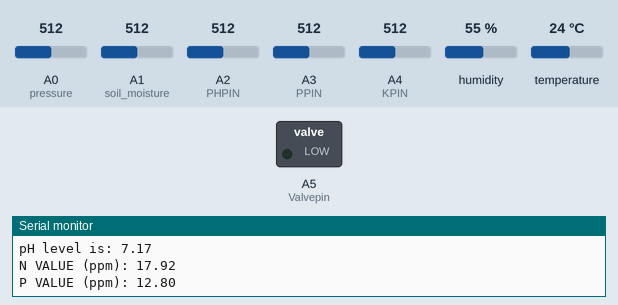
This sketch was run on a simulated Arduino Uno, built with avr-gcc and run on an emulated ATmega328P. Shown: switched loads named in the sketch (green lamp = pin HIGH), the last lines printed to the serial monitor. Inputs (shaded band) come from the test bench; at power-on: A1 (soil_moisture) = 512, A0 (pressure) = 512, A2 (PHPIN) = 512, A3 (PPIN) = 512, A4 (KPIN) = 512, humidity 55 %, temperature 24 °C.

Above: at 7.3 s.
7.4 s: A1 (soil_moisture) set to 424
17.0 s: A1 (soil_moisture) set to 403
At 25.1 s:
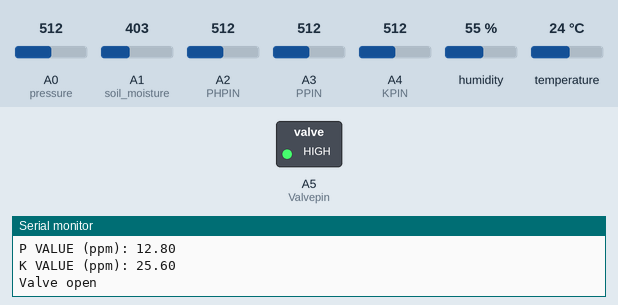
25.7 s: A1 (soil_moisture) set to 716
At 33.8 s:
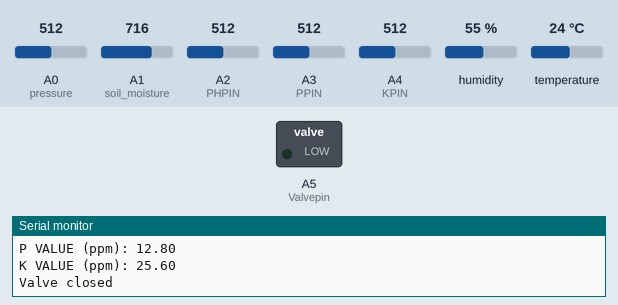
34.2 s: A1 (soil_moisture) set to 306
At 42.4 s:
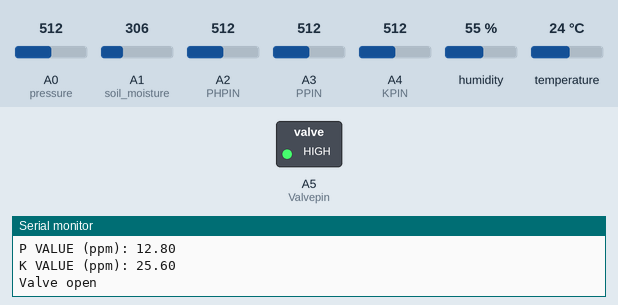
Timing chart, 0 to 43.6 s (numbered marks = the images above; inputs shaded):
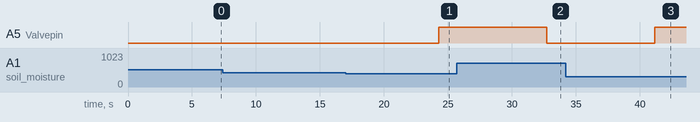

Measured:
- the behaviour switches between 410 and 409 on A1 (soil_moisture) (found by bisection; images 0 and 1)
- after the input at 17.0 s, A5 (Valvepin): LOW → HIGH after 7.3 s
- after the input at 25.7 s, A5 (Valvepin): HIGH → LOW after 7.0 s
- after the input at 34.2 s, A5 (Valvepin): LOW → HIGH after 6.9 s

The sketch:

Main_ckt_code.ino
```cpp
#define soil_moisture A1    //soil moisture sensor data pin
#define pressure A0         //pressure sensor data pin
#define kpa2atm 0.00986923267   //conversion factor bet'n kpa to atm
#include "DHT.h"      //include DHT library
#define DHTPIN 6        // DHT sensor data pin
#define DHTTYPE DHT11   //include DHT type
#define PHPIN 2        //PH sensor data pin
#define NPIN A2        //Nitrogen data pin
#define PPIN A3        //Phosporous data pin
#define KPIN A4        //Potassium data pin
#define Valvepin A5     //valve data pin
// variables defining
int val;    // variables defining
float pkPa; // pressure in kPa
float pAtm; // pressure in Atm

DHT dht(DHTPIN, DHTTYPE); //define DHT function

void setup()
{
  Serial.begin(9600);            //send data at port 9600
  dht.begin();                   //start DHT
  pinMode(soil_moisture, INPUT); //start soil moisture sensor
  pinMode(PHPIN, INPUT);         //start pH sensor
  pinMode(NPIN, INPUT);          //start N sensor
  pinMode(PPIN, INPUT);          //start P sensor
  pinMode(KPIN, INPUT);          //start K sensor
  pinMode(Valvepin, OUTPUT);     //valve pin
}

void loop()
{
  delay(1500);                                //getting soil moisture
  Serial.println("Reading Data");
  delay(1000);
  float moisture = analogRead(soil_moisture);       //getting soil moisture
  moisture = (moisture/1023)*100;       //getting soil moisture

  if(isnan(moisture))                           //Adding failsafe for NaN values
  {
    Serial.println("Failed to read from soil misture sensor!");
    return;
  }

  else{
  Serial.print("Soil mositure: ");            //printing soil moisture
  Serial.print(moisture);                   //printing soil moisture
  Serial.println(" %");}                //printing soil moisture

  delay(1000);
  val = analogRead(pressure);                  //getting pressure
  pkPa = ((float)val/(float)1023+0.095)/0.009; //getting pressure
  pAtm = kpa2atm*pkPa;                         //getting pressure

  if(isnan(pressure))     //Adding failsafe for NaN values
  {
    Serial.println("Failed to read from pressure sensor!");
    return;
  }

  else{
  Serial.print("Pressure in kPa: ");                         //printing pressure
  Serial.println(pkPa);                         //printing pressure
  Serial.print("Pressure in Atm: ");                         //printing pressure
  Serial.println(pAtm);}                  //printing pressure

  delay(1000);
  float Relative_Humidity = dht.readHumidity();       //Read the humidity
  float Absolute_Temperature = dht.readTemperature(); //Read the temperature

  if(isnan(Relative_Humidity) || isnan(Absolute_Temperature))     //Adding failsafe for NaN values
  {
    Serial.println("Failed to read from DHT sensor!");
    return;
  }
  else{
  Serial.print("Humidity: ");           //print H and T
  Serial.println(Relative_Humidity*10);      //print H and T
  Serial.print("\tTemperature: ");      //print H and T
  Serial.println(Absolute_Temperature*10);} //print H and T

  delay(1000);
  float pH_value = analogRead(PHPIN); //read pH value

  if(isnan(pH_value))    //Adding failsafe for NaN values
  {
    Serial.println("Failed to read from pH sensor!");
    return;
  }

  else{
  Serial.print("pH level is: ");     //print pH value
  Serial.println(pH_value/71.43);}  //print pH value

  delay(1000);
  float n_value = analogRead(NPIN);  //getting N value
  float p_value = analogRead(PPIN);  //getting P value
  float k_value = analogRead(KPIN);  //getting K value

  if(isnan(n_value) || isnan(p_value) || isnan(k_value))     //Adding failsafe for NaN values
  {
    Serial.println("Failed to read from NPK sensor!");
    return;
  }

  else{
  delay(300);
  Serial.print("N VALUE (ppm): ");    //printing N value
  Serial.println(n_value/28.57);      //printing N value

  delay(300);
  Serial.print("P VALUE (ppm): ");    //printing P value
  Serial.println(p_value/40);      //printing P value

  delay(300);
  Serial.print("K VALUE (ppm): ");    //printing K value
  Serial.println(k_value/20); }     //printing K value

  if(moisture <= 40)            //condition for motor to start
  {
    digitalWrite(Valvepin, HIGH);     //condition for motor to start
    Serial.println("Valve open");
  }
  else
  {
    digitalWrite(Valvepin, LOW);      //condition for motor to stop
    Serial.println("Valve closed");
  }

  delay(1000);
  Serial.println("\n");
}
```
